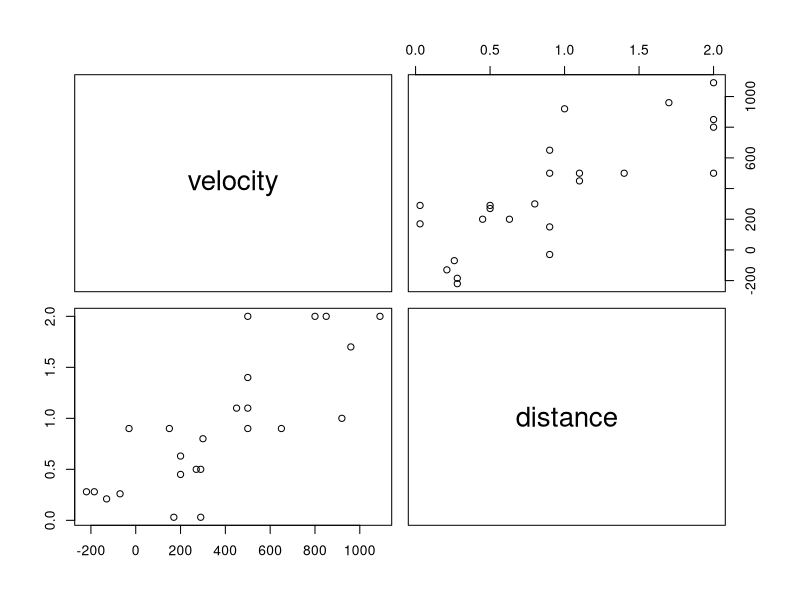
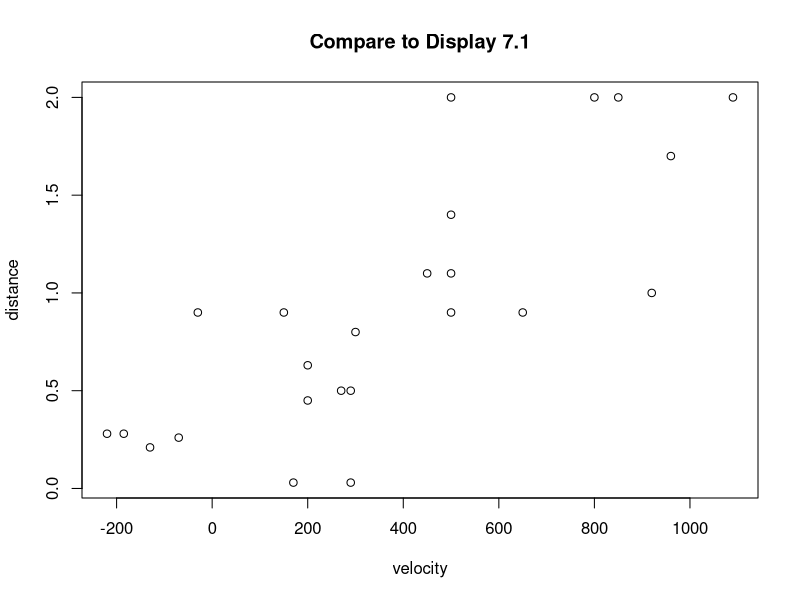
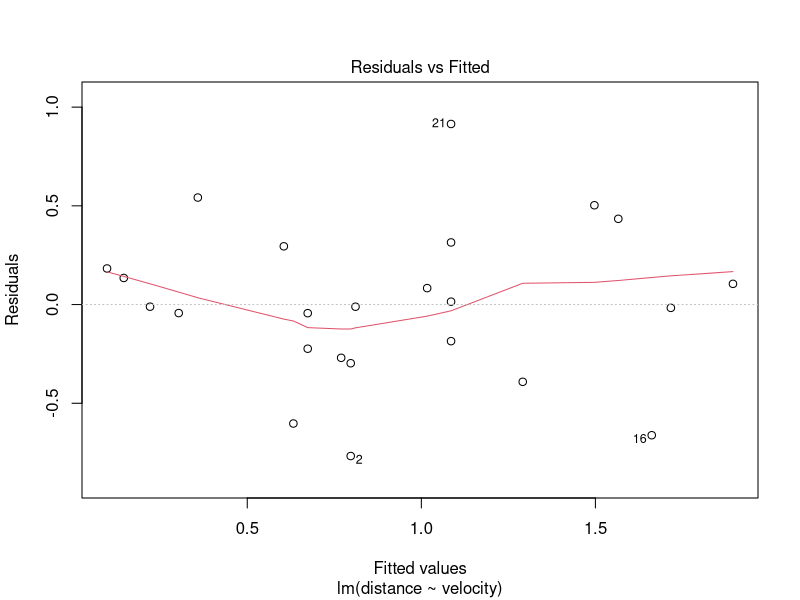
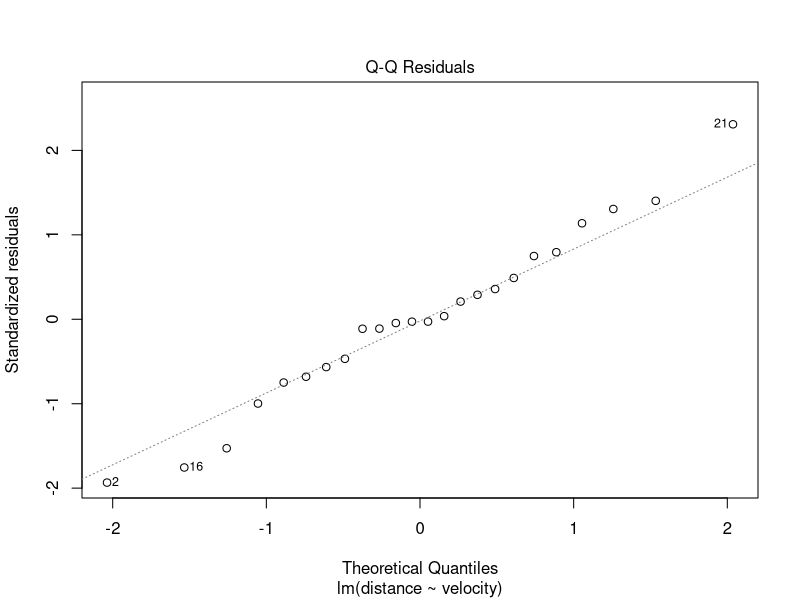
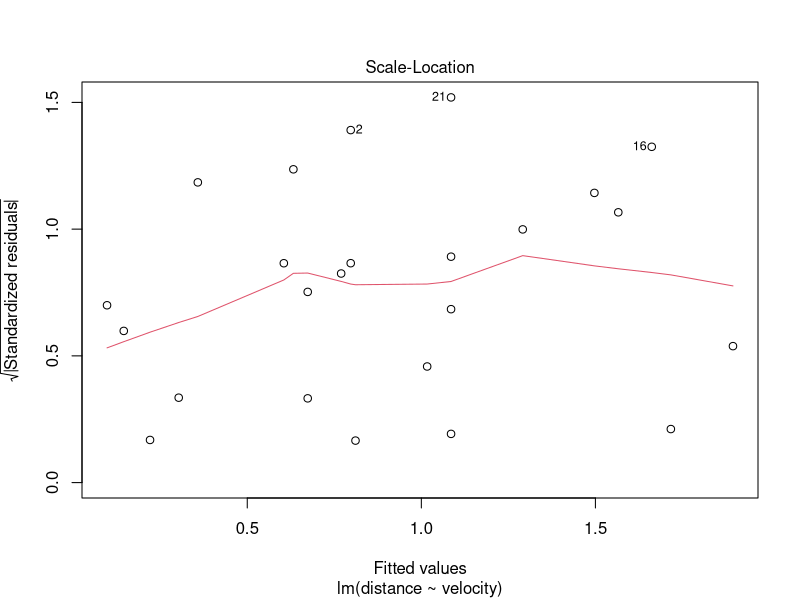
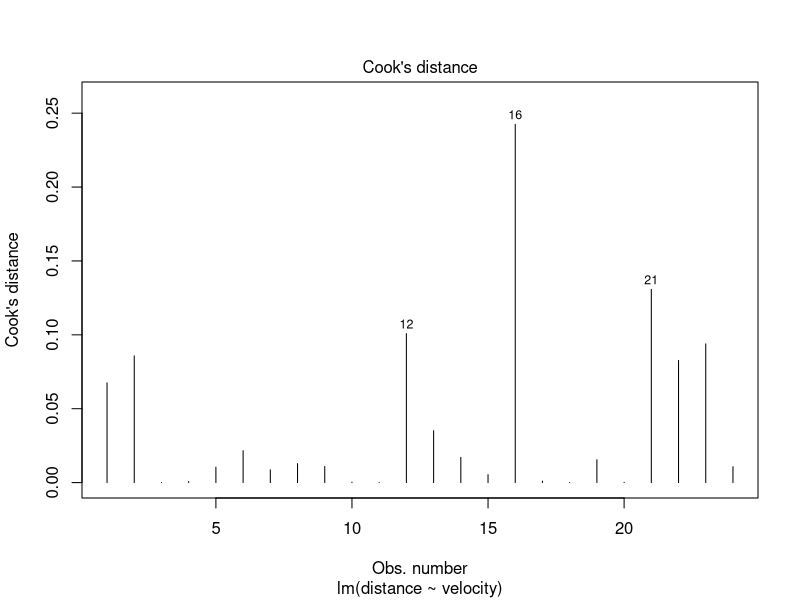
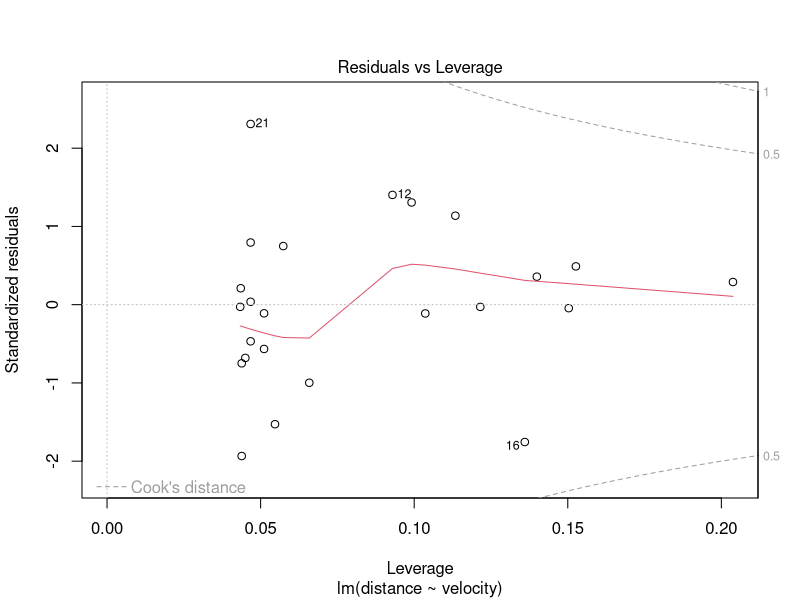
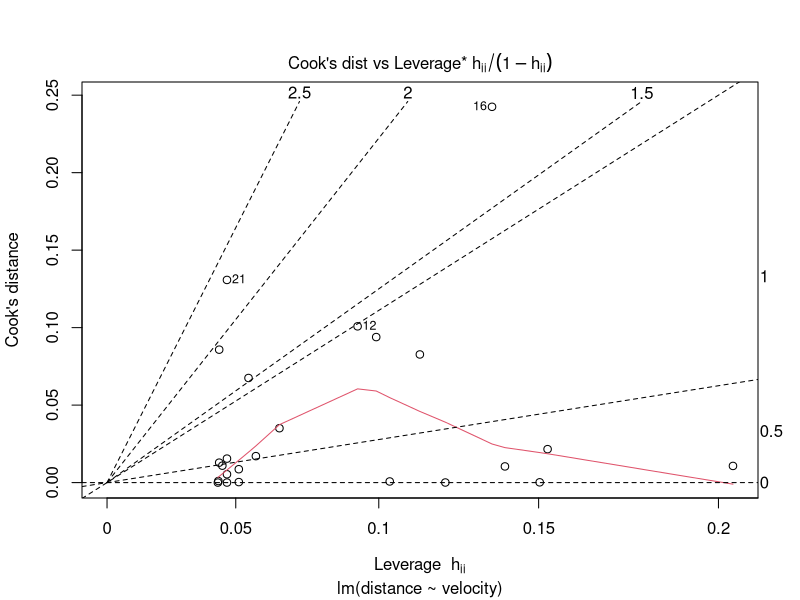

The R source for these figures, in order:
#################################
# Example
#################################
bigbang = read.csv("case0701.csv")
names(bigbang) = tolower(names(bigbang))
summary(bigbang)
pairs(bigbang)

plot(distance~velocity, bigbang, main='Compare to Display 7.1')

mod = lm(distance~velocity, bigbang)
mod

summary(mod) # Compare to Display 7.9
bigbang$fit = predict(mod)
bigbang$res = residuals(mod)
bigbang # Compare to Display 7.8

plot(mod,1:6)

plot(distance~velocity, bigbang)
abline(mod, col="red")
